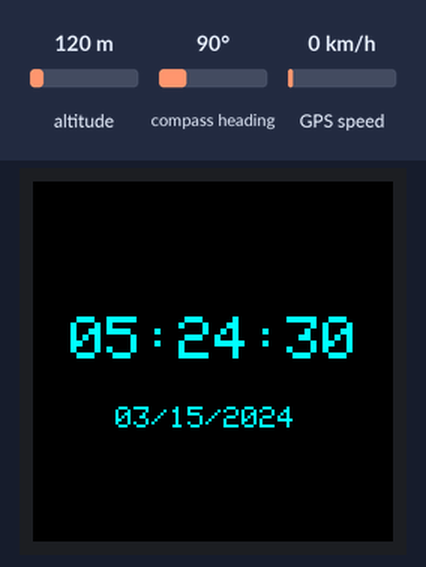
Bench run of a sketch on a simulated Arduino Uno, built with avr-gcc and run on an emulated ATmega328P. On the bench: 240×240 colour display. Inputs (shaded band) come from the test bench; at power-on: altitude 120 m, compass heading 90°, GPS speed 0 km/h. The GPS gets a fix after 3 s at 37.7749, -122.4194 with 8 satellites.

Above: at 0.3 s.
At 4.3 s:
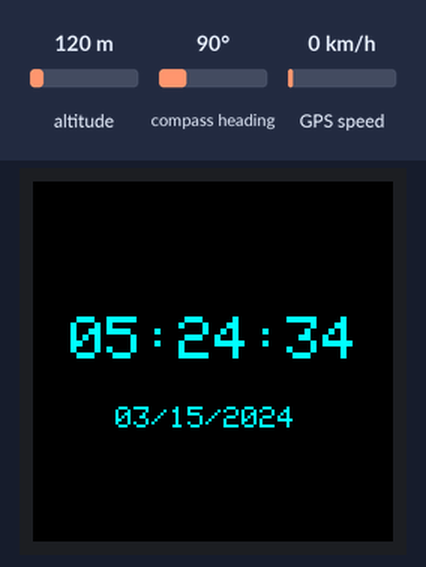
At 9.3 s:
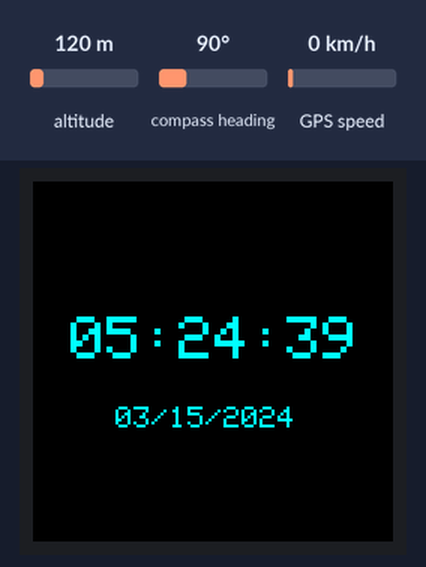
At 19.3 s:
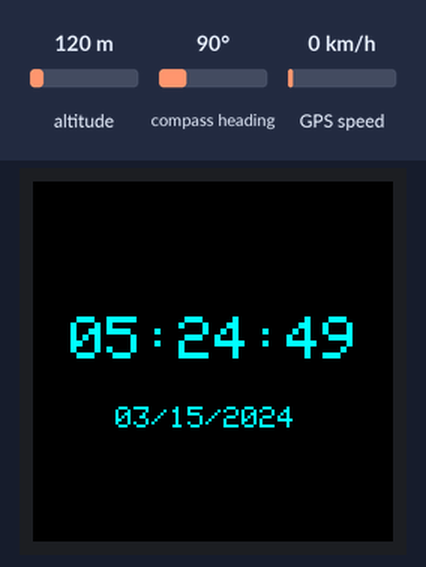
At 28.3 s:
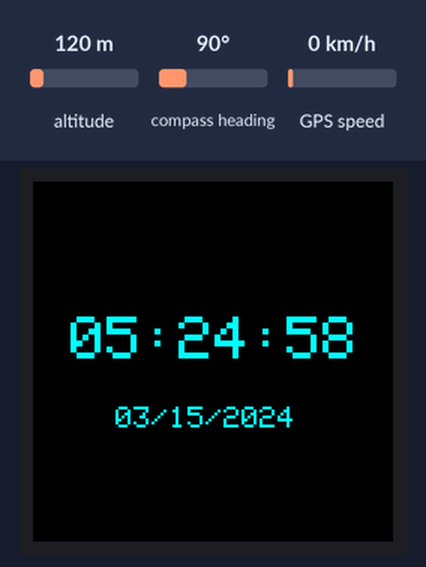
At 38.3 s:
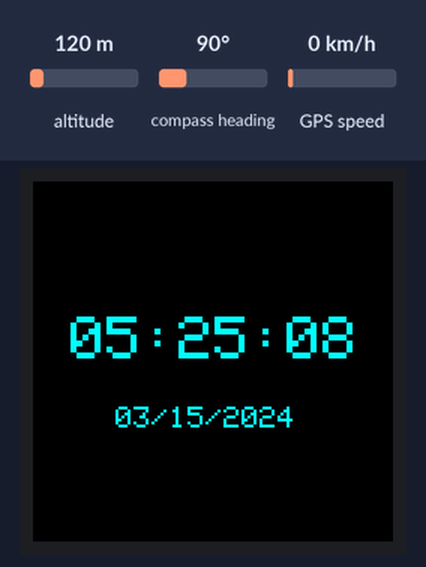

Measured:
- what the display in image 1 shows lasts 1.0 s, from 4.3 s to 5.3 s

The sketch:

neo_m8n_gps_clock.ino
```cpp
// Reads NMEA data from a NEO‑M8N GPS via SoftwareSerial, computes local time using a UTC offset, and displays the time and date on a 240×240 ST7789 TFT.
//
// Full tutorial: https://shillehtek.com/blogs/news/arduino-neo-m8n-gps-local-time-clock
// Parts used: https://shillehtek.com/products/gps-module-neo-m8n-antenna-battery-arduino-esp32
//             https://shillehtek.com/products/tft-lcd-1-3-240x240-st7789-esp32-arduino
//             https://shillehtek.com/products/arduino-uno-r3-starter-kit
// More examples: https://github.com/shillehbean/shillehtek-examples
//

#include <TinyGPSPlus.h>
#include <SoftwareSerial.h>
#include <Adafruit_GFX.h>
#include <Adafruit_ST7789.h>
#include <SPI.h>

#define TFT_CS   -1   // 7-pin module: CS tied internally
#define TFT_DC    8
#define TFT_RST   9
#define UTC_OFFSET  -5      // your timezone (e.g. -5 = EST)

TinyGPSPlus gps;
SoftwareSerial gpsSerial(4, 3);   // GPS TX -> D4
Adafruit_ST7789 tft = Adafruit_ST7789(TFT_CS, TFT_DC, TFT_RST);

void setup() {
  gpsSerial.begin(9600);
  tft.init(240, 240);
  tft.setRotation(2);
  tft.fillScreen(ST77XX_BLACK);
  tft.setTextColor(ST77XX_CYAN, ST77XX_BLACK);
}

void loop() {
  while (gpsSerial.available()) gps.encode(gpsSerial.read());

  if (gps.time.isUpdated() && gps.date.isValid()) {
    int h = (gps.time.hour() + UTC_OFFSET + 24) % 24;

    char line[16];
    snprintf(line, sizeof(line), "%02d:%02d:%02d",
             h, gps.time.minute(), gps.time.second());
    tft.setTextSize(4);
    tft.setCursor(25, 90);
    tft.print(line);

    snprintf(line, sizeof(line), "%02d/%02d/%04d",
             gps.date.month(), gps.date.day(), gps.date.year());
    tft.setTextSize(2);
    tft.setCursor(55, 150);
    tft.print(line);
  }
}
```
